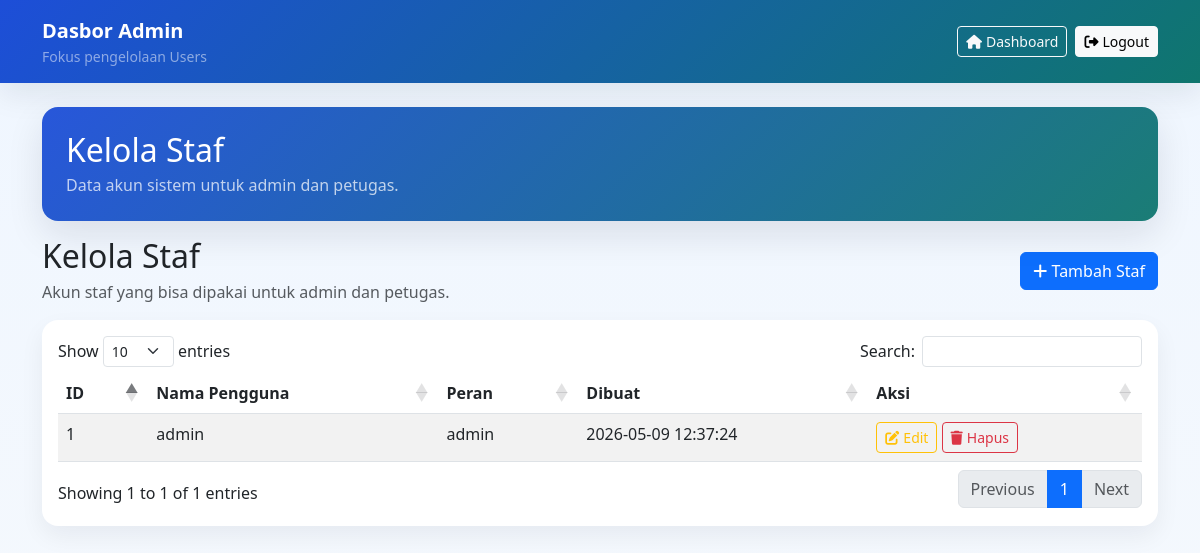
The page /admin/users.php (signed in) on the database its author committed.
### tables this page shows
CREATE TABLE users (
    id INT UNSIGNED NOT NULL AUTO_INCREMENT,
    username VARCHAR(50) NOT NULL,
    password VARCHAR(255) NOT NULL,
    role_id INT UNSIGNED NOT NULL,
    created_at TIMESTAMP NOT NULL DEFAULT CURRENT_TIMESTAMP,
    PRIMARY KEY (id),
    UNIQUE KEY uq_users_username (username),
    KEY idx_users_role (role_id),
    CONSTRAINT fk_users_role
        FOREIGN KEY (role_id) REFERENCES roles(id)
        ON UPDATE CASCADE
        ON DELETE RESTRICT
);

CREATE TABLE roles (
    id INT UNSIGNED NOT NULL AUTO_INCREMENT,
    name VARCHAR(50) NOT NULL,
    PRIMARY KEY (id),
    UNIQUE KEY uq_roles_name (name)
);

### admin/users.php (the view, shortened to what this page needs)
<?php
require_once 'ui.php';
$conn = getDBConnection();
$result = $conn->query(
    "SELECT u.id, u.username, u.role_id, r.name AS role_name, u.created_at
     FROM users u
     JOIN roles r ON u.role_id = r.id
     WHERE r.name IN ('admin', 'petugas')
     ORDER BY u.id"
);
$users = $result->fetch_all(MYSQLI_ASSOC);
?>
<!DOCTYPE html>
<html lang="id">
<head>
    <link href="https://cdn.jsdelivr.net/npm/bootstrap@5.3.0/dist/css/bootstrap.min.css" rel="stylesheet">
    <link rel="stylesheet" href="https://cdnjs.cloudflare.com/ajax/libs/font-awesome/6.4.0/css/all.min.css">
    <link rel="stylesheet" href="https://cdn.datatables.net/1.13.4/css/dataTables.bootstrap5.min.css">
</head>
<body>
    <?php echo renderAdminHeader('users', 'Kelola Staf', 'Data akun sistem untuk admin dan petugas.'); ?>
    <div class="container admin-shell">
        <div class="d-flex justify-content-between align-items-center mb-3">
            <div>
                <h2 class="mb-1">Kelola Staf</h2>
                <p class="text-muted mb-0">Akun staf yang bisa dipakai untuk admin dan petugas.</p>
            </div>
            <button class="btn btn-primary" data-bs-toggle="modal" data-bs-target="#addUserModal">
                <i class="fas fa-plus"></i> Tambah Staf
            </button>
        </div>
        <div class="card admin-card">
            <div class="card-body">
        <table id="usersTable" class="table table-striped mb-0">
            <thead>
                <tr>
                    <th>ID</th>
                    <th>Nama Pengguna</th>
                    <th>Peran</th>
                    <th>Dibuat</th>
                    <th>Aksi</th>
                </tr>
            </thead>
            <tbody>
                <?php foreach ($users as $u): ?>
                <tr>
                    <td><?php echo (int) $u['id']; ?></td>
                    <td><?php echo htmlspecialchars($u['username']); ?></td>
                    <td><?php echo htmlspecialchars($u['role_name']); ?></td>
                    <td><?php echo htmlspecialchars($u['created_at']); ?></td>
                    <td>
                        <button class="btn btn-sm btn-outline-warning"
                            onclick="editUser(<?php echo (int) $u['id']; ?>, <?php echo json_encode($u['username']); ?>, <?php echo (int) $u['role_id']; ?>)">
                            <i class="fas fa-pen-to-square me-1"></i>Edit
                        </button>
                        <form method="POST" class="d-inline" onsubmit="return confirm('Hapus pengguna ini?')">
                            <button type="submit" name="delete_user" class="btn btn-sm btn-outline-danger">
                                <i class="fas fa-trash me-1"></i>Hapus
                            </button>
                        </form>
                    </td>
                </tr>
                <?php endforeach; ?>
            </tbody>
        </table>
            </div>
        </div>
    </div>
</body>
</html>

### admin/ui.php (style rules this page uses)
body { background: linear-gradient(180deg, #eff6ff 0%, #f8fafc 100%); }
.admin-shell { min-height: 100vh; }
.admin-card { border: 0; border-radius: 1rem; box-shadow: 0 10px 25px rgba(15, 23, 42, .06); }
.table thead th { white-space: nowrap; }

### rows shown on the page
users: id "1", username "admin", role.name "admin", created_at "2026-05-09 12:37:24"

### other values the page prints
$active "Users"
$title "Kelola Staf"
$subtitle "Data akun sistem untuk admin dan petugas."
